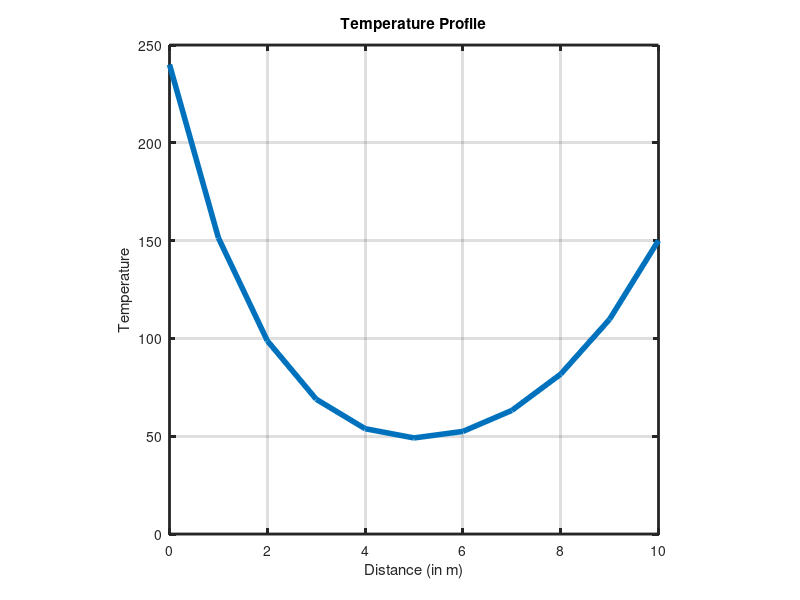

Recreate this plot in MATLAB.
clear all
clf
clc
h=1;

length = 10;
x = 0:h:length
size = length/h + 1;
T = zeros(size,1);
T(1) = 240;
Z0 = -88.6 %Our guess at the first derivative
for i = 2:size
    T(i) = T(i-1) + Z0*h;
    Z1 = Z0 + 0.15*T(i-1)*h;
    Z0 =Z1;
end
T(size)
plot (x,T,'LineWidth',4);
hold on;
title ("Temperature Profile")   ;
xlabel("Distance (in m)");
ylabel("Temperature");
box  on ;
grid on ;
ax = gca ;
set(ax, 'linewidth',2.0);
axis('square');